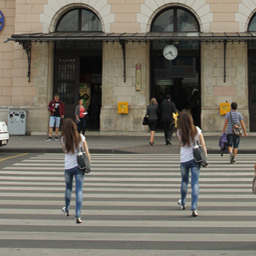
#> input picture f2.png, 256 x 256 px
$ jupyter execute cm1.ipynb
#> lines starting #> are read from the running program, lines starting #| are printed output that depends on the picture; after the words box and inside, x2 and y2 are one past the last pixel; in counts of white or black regions, pixels touching at a corner belong together; long printed decimals are rounded
[cell 1]
import cv2
import numpy as np
import matplotlib.pyplot as plt

from scipy.fftpack import dct

[cell 2]
def zig_zag(input_matrix, block_size):
    z = np.empty(block_size*block_size)
    index = -1
    bound = 0
    for i in range(0, 2 * block_size -1):
        if i < block_size:
            bound = 0
        else:
            bound = i - block_size + 1
        for j in range(bound, i - bound + 1):
            index += 1
            if i % 2 == 1:
                z[index] = int(input_matrix[j, i-j])
            else:
                z[index] = int(input_matrix[i-j, j])
    return z[:16]

def euclidian(array1, array2):
    toplam = 0
    for i in range(len(array1)):
        toplam += (int(array1[i]) - int(array2[i])) ** 2

    return toplam ** 0.5

[cell 3]
im = cv2.imread("f2.png", 0)
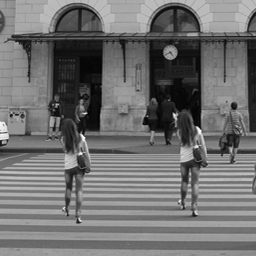
#> im: shape (256, 256); min 0, max 254, mean 111.9
#im = cv2.imread("/home/user/Downloads/028_F.png", 0)
output_image = im
blok_boyutu = 4
yukseklik = im.shape[0]
#> yukseklik = 256
genislik = im.shape[1]
#> genislik = 256
bloklar = np.zeros((yukseklik, genislik, blok_boyutu, blok_boyutu))
dct_blogu = np.zeros_like(bloklar)
#benzerlik_yakinligi = 15
#yakinlik_esigi = 5
#cevre_esigi = 3
shift_vektorleri = []
quantalama_tablosu = np.array([1, 1, 1, 2, 1, 2, 4, 2, 2, 4, 8, 4, 2, 4, 8, 16])
#quantalama_tablosu = 16 BOŞ
zigzag_vektorleri = np.zeros((dct_blogu.shape[0] * dct_blogu.shape[1], 18))

[cell 4]
for i in range(yukseklik - blok_boyutu + 1):
    for j in range(genislik - blok_boyutu + 1):
        bloklar[i, j] = im[i : i + blok_boyutu, j : j + blok_boyutu]
        dct_blogu[i, j] = dct( dct( bloklar[i, j], type=3, axis=0 ), type=3, axis=1)
        zigzag_vektorleri[i * genislik + j][:16] = np.floor(zig_zag(dct_blogu[i, j], blok_boyutu) / quantalama_tablosu)
        zigzag_vektorleri[i * genislik + j][16] = i
        zigzag_vektorleri[i * genislik + j][17] = j

[cell 5]
zigzag_vektorleri = zigzag_vektorleri.tolist()
zigzag_vektorleri = np.array(sorted(zigzag_vektorleri, key = lambda zigzag_vektorleri: zigzag_vektorleri[1]))

[cell 6]
# dist = numpy.linalg.norm(a-b)
bakilacak_vektor = 15
benzerlik_esigi = 1
yakinlik_esigi = 30
shift_esigi = 1
# im : 256 x 256
# bloklar : 256 x 256 x 8 x 8
# dct_blogu : 256 x 256 x 8 x 8
# Zigzag vektorleri : (256*256) x 18
for i in range(zigzag_vektorleri.shape[0] - bakilacak_vektor):
    for j in range(1, bakilacak_vektor):
        dist = euclidian(zigzag_vektorleri[i][:16], zigzag_vektorleri[i + j][:16])
        if(dist < benzerlik_esigi):
            yakinlikX = zigzag_vektorleri[i][16] - zigzag_vektorleri[i + j][16]
            yakinlikY = zigzag_vektorleri[i][17] - zigzag_vektorleri[i + j][17]
            if(((yakinlikX ** 2 + yakinlikY ** 2) ** 0.5) > yakinlik_esigi):
                shift_vektorleri.append([zigzag_vektorleri[i][16], zigzag_vektorleri[i][17],
                                         zigzag_vektorleri[i + j][16], zigzag_vektorleri[i + j][17],
                                         zigzag_vektorleri[i][16] - zigzag_vektorleri[i + j][16],
                                         zigzag_vektorleri[i][17] - zigzag_vektorleri[i + j][17]])

[cell 7]
# b matrisi sıfıra setlendi
#b = np.zeros_like(im)
b = im

[cell 8]
u, c = np.unique(np.array(shift_vektorleri)[:, -2:], return_counts=True)
dup = u[c > shift_esigi]
vektorler = []
for i in range(0, len(dup) - 1, 2):
    vektorler.append([dup[i], dup[i + 1]])
#> this loop made 1 pass

for i, j in vektorler:
    y = np.array(shift_vektorleri)[:, -2:] == [i, j]
    secilen_bloklar = np.unique(np.where(y)[0][:])
    for k in range(len(secilen_bloklar)):
        xDegeri = np.array(shift_vektorleri)[secilen_bloklar][k][0]
        yDegeri = np.array(shift_vektorleri)[secilen_bloklar][k][1]
        x2Degeri = np.array(shift_vektorleri)[secilen_bloklar][k][2]
        y2Degeri = np.array(shift_vektorleri)[secilen_bloklar][k][3]
        b[int(xDegeri) : int(xDegeri) + blok_boyutu,
            int(yDegeri) : int(yDegeri) + blok_boyutu] = 255
        b[int(x2Degeri) : int(x2Degeri) + blok_boyutu,
            int(y2Degeri) : int(y2Degeri) + blok_boyutu] = 255
#> this loop made 1 pass
#> (i, j) on pass 1: (-7, 116)
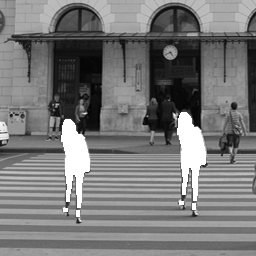
#> b: shape (256, 256); 4.68% of pixels changed, all inside (x1, y1, x2, y2) = (61, 112, 206, 217)

plt.figure()
plt.imshow(b, cmap="gray")

[cell 9]
ground_truth = cv2.imread("forged1_maske.png", 0)
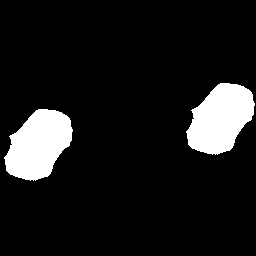
#> input picture forged1_maske.png, 256 x 256 px
#> ground_truth: shape (256, 256); 10.3% white; 2 white regions, box (x1, y1, x2, y2) and area: (186, 83, 255, 155) 3369, (4, 109, 73, 181) 3369

[cell 10]
c = np.zeros_like(b)
dogru_pozitif = 0
yanlis_pozitif = 0
yanlis_negatif = 0
toplam_deger = np.unique(ground_truth, return_counts=True)[1][1]
for i in range(ground_truth.shape[0]):
    for j in range(ground_truth.shape[1]):
        if((ground_truth[i, j] == 255) and (b[i, j] == 255)):
            dogru_pozitif += 1
        if((ground_truth[i, j] == 0) and (b[i, j] == 255)):
            yanlis_pozitif += 1
        if((ground_truth[i, j] == 255) and (b[i, j] == 0)):
            yanlis_negatif += 1

kesinlik = dogru_pozitif/(dogru_pozitif + yanlis_pozitif)
duyarlilik = dogru_pozitif/(dogru_pozitif + yanlis_negatif)
f1_olcutu = 2 * ((kesinlik * duyarlilik) / (kesinlik + duyarlilik))

print("Kesinlik = {}".format(kesinlik))
#| Kesinlik = 0.1973
print("Duyarlilik = {}".format(duyarlilik))
#| Duyarlilik = 1.0
print("F1 = {}".format(f1_olcutu))
#| F1 = 0.3296
